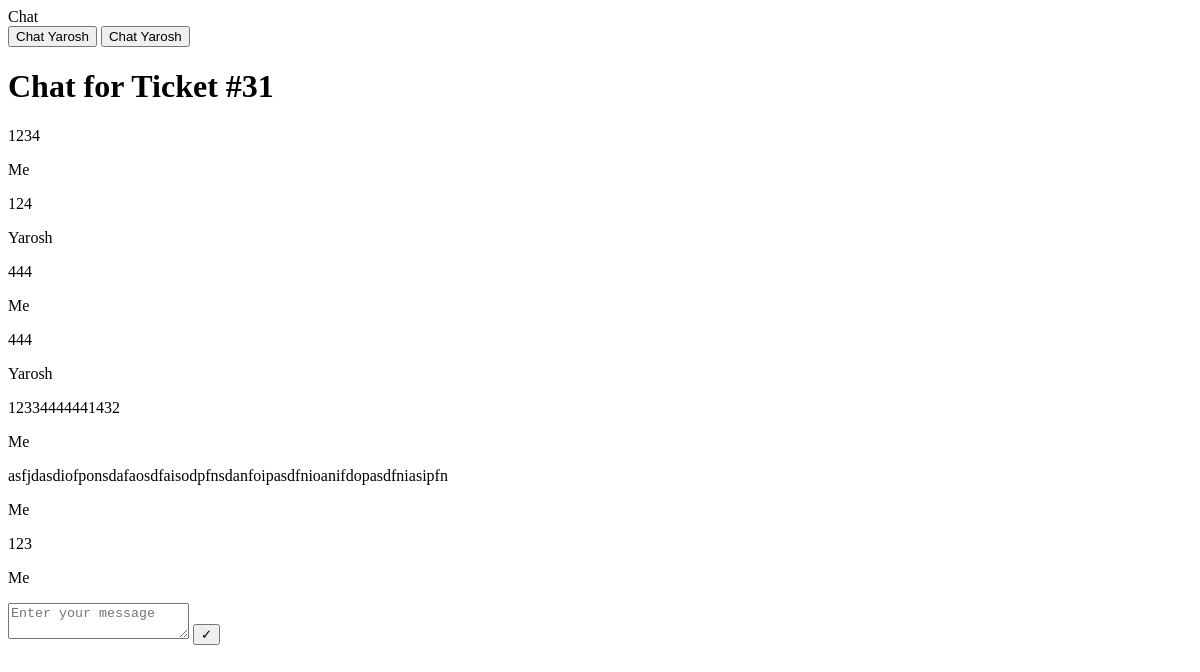
/chat/62/ (signed in), run on an earlier commit of the app's database.
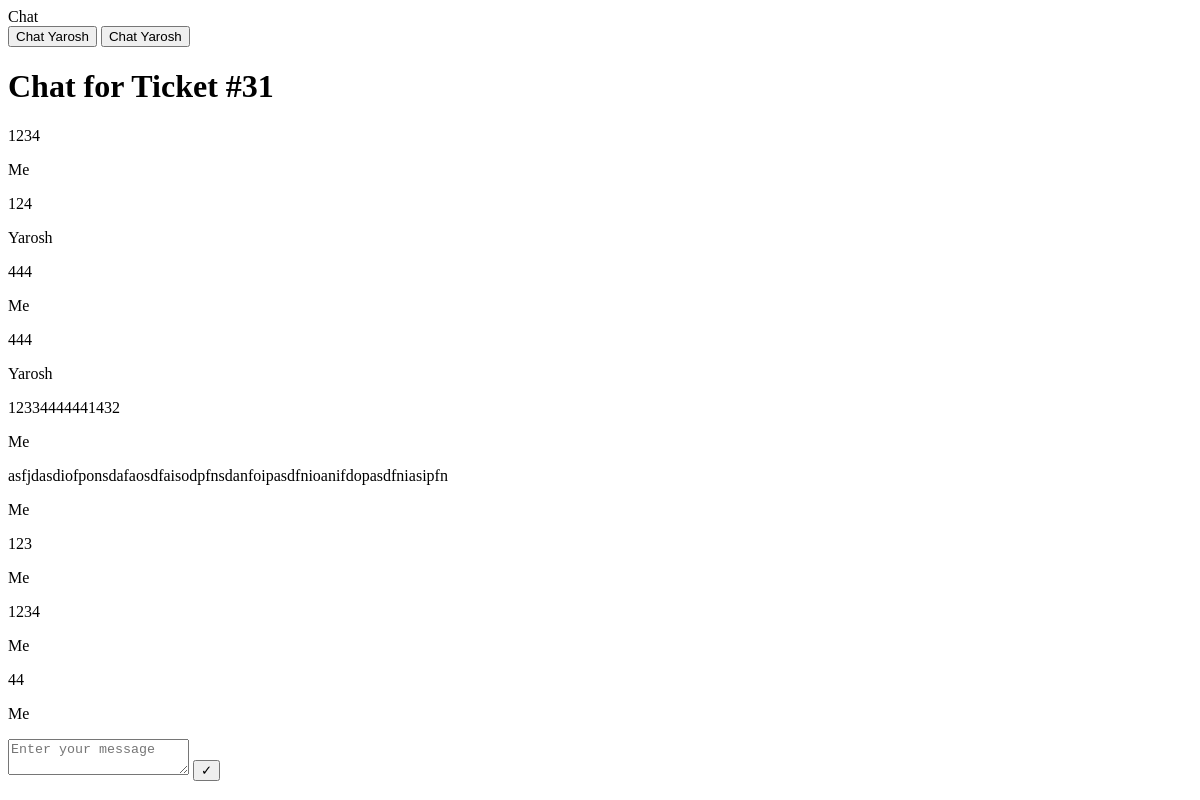
And on a later commit of the database.
### chat/models.py (models this page shows, shortened)
class Chat(models.Model):
    ticket = models.OneToOneField(
        Ticket,
        on_delete=models.CASCADE,
        related_name="chat"
    )
    participants = models.ManyToManyField(CustomUser)
    created_at = models.DateTimeField(auto_now_add=True)

class ChatMessage(models.Model):
    chat = models.ForeignKey(
        Chat,
        on_delete=models.CASCADE,
        related_name="messages"
    )
    sender = models.ForeignKey(CustomUser, on_delete=models.CASCADE)
    message = models.TextField()
    timestamp = models.DateTimeField(auto_now_add=True)

### account/models.py (models this page shows)
class CustomUser(AbstractUser):
    department = models.ForeignKey(Department, on_delete=models.SET_NULL, null=True, blank=True)
    position = models.ForeignKey(Position, on_delete=models.SET_NULL, null=True, blank=True, related_name="users")

### chat/views.py (the view)
# urls.py: path('<int:ticket_id>/', views.chat_detail, name='chat_detail'),
def chat_detail(request, ticket_id):
    ticket = get_object_or_404(Ticket, id=ticket_id)
    has_access = request.user == ticket.created_by or request.user == ticket.accepted_by
    if not has_access:
        return HttpResponseForbidden("Доступ запрещен")
    chat, created = Chat.objects.get_or_create(ticket=ticket)
    messages = ChatMessage.objects.filter(chat=chat).order_by('timestamp')
    chats = Chat.objects.filter(
        Q(ticket__accepted_by=request.user) | Q(ticket__created_by=request.user)
    )
    for ticket in chats:
        other_user = ticket.participants.exclude(id=request.user.id).first()  # Исключаем текущего пользователя
        ticket.other_participant = other_user  # Добавляем в объект ticket
    return render(request, 'chat/chat_detail.html', {
        'ticket': ticket,
        'chat': chat,
        'messages': messages,  # pass messages to template
        'has_access': has_access,  # <-- передаем в шаблон
        'tickets': chats
    })

### templates/chat/chat_detail.html (shortened to what this page needs)
{% load static %}
{% load tailwind_tags %}
{% block content %}
<div class="w-full max-w-lg mb-4">
    <div class="flex space-x-2 overflow-x-auto">
        {% for t in tickets %}
        <button class="px-4 py-2 rounded-lg bg-gray-200 hover:bg-gray-300" data-ticket-id="{{ t.ticket.id }}" onclick="loadChat({{ t.ticket.id }})">
            Chat {{ t.other_participant }}
        </button>
        {% endfor %}
    </div>
</div>
<div class="card w-full max-w-lg bg-white shadow-xl p-6 rounded-lg">
    {% if has_access %}
        <h1 class="text-2xl font-bold text-center text-gray-800">Chat for Ticket #{{ ticket.id }}</h1>
        <div class="chats-container overflow-y-auto h-80 p-4 border rounded-lg bg-gray-50" id="chats-container">
            {% for message in messages %}
                <div class="flex {% if message.sender == user %}justify-end{% else %}justify-start{% endif %}">
                    <div class="max-w-xs px-4 py-2 rounded-lg {% if message.sender == user %}bg-purple-600 text-white{% else %}bg-orange-500 text-white{% endif %}">
                        <p class="font-semibold" style="word-wrap: break-word;">{{ message.message }}</p>
                    </div>
                </div>
                <p class="text-xs text-gray-500 {% if message.sender == user %}text-right{% endif %}">{% if message.sender == user %}Me{% else %}{{ message.sender.username }}{% endif %}</p>
            {% endfor %}
        </div>
        <form id="msg-form" class="mt-4 flex gap-2">
            <textarea id="message" placeholder="Enter your message" class="textarea textarea-bordered w-full"></textarea>
            <button type="submit" class="btn btn-primary">&#10003;</button>
        </form>
    {% else %}
        <h1 class="text-xl font-semibold text-center text-red-500">Доступ запрещен</h1>
    {% endif %}
</div>
{% endblock %}

What changed in the data, as far as the page shows it:
added ChatMessage: message "1234", shows "Me"
added ChatMessage: message "44", shows "Me"
